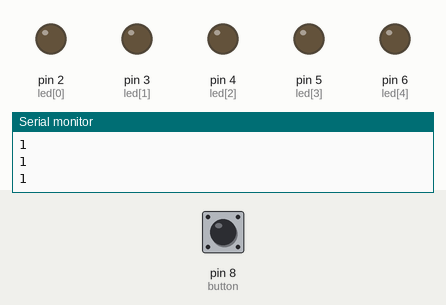
This sketch was run on a simulated Arduino Uno, built with avr-gcc and run on an emulated ATmega328P. On the bench: output pins drawn as LEDs (lit = HIGH), the last lines printed to the serial monitor. Inputs (shaded band) come from the test bench; at power-on: pin 8 (button) HIGH. Random numbers use the default seed unless the sketch sets one.

Above: at 2.2 s.
2.3 s: pin 8 (button) pulled LOW for 0.15 s
At 5.9 s:
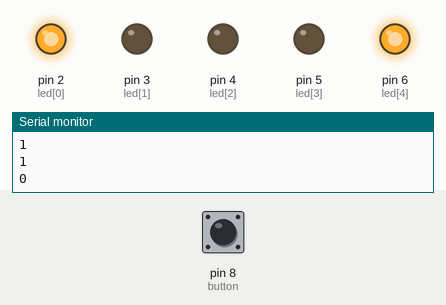
At 7.7 s:
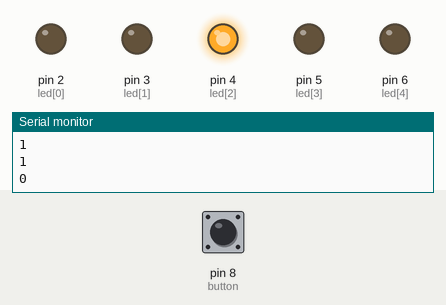
Timing chart, 0 to 11.3 s (numbered marks = the images above; inputs shaded):
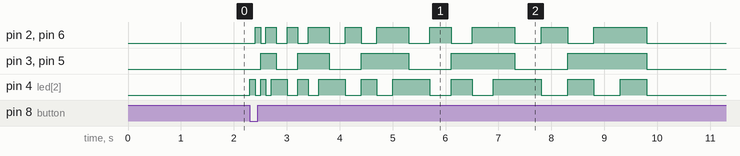

Measured:
- after the input at 2.3 s, pin 2 (led[0]): LOW → HIGH after 0.10 s, → LOW 0.10 s later, → HIGH 0.10 s later, → LOW 0.20 s later, … (20 changes in this stretch); pin 3 (led[1]): LOW → HIGH after 0.20 s, → LOW 0.30 s later, → HIGH 0.40 s later, → LOW 0.60 s later, … (10 changes in this stretch)

The sketch:

dice_Genuino.ino
```cpp
  int button=8;
  int led[5]={2,3,4,5,6};


//_______________________________ fonction allumage des dé
 void showZero()
    {
      digitalWrite(led[0], LOW);
      digitalWrite(led[1], LOW);
      digitalWrite(led[2], LOW);
      digitalWrite(led[3], LOW);
      digitalWrite(led[4], LOW);
    }
    void showOne()
    {
      digitalWrite(led[0], LOW);
      digitalWrite(led[1], LOW);
      digitalWrite(led[2], HIGH);
      digitalWrite(led[3], LOW);
      digitalWrite(led[4], LOW);
    }
    void showTwo()
    {
      digitalWrite(led[0], HIGH);
      digitalWrite(led[1], LOW);
      digitalWrite(led[2], LOW);
      digitalWrite(led[3], LOW);
      digitalWrite(led[4], HIGH);
    }
    void showThree()
    {
      digitalWrite(led[0], LOW);
      digitalWrite(led[1], HIGH);
      digitalWrite(led[2], HIGH);
      digitalWrite(led[3], HIGH);
      digitalWrite(led[4], LOW);
    }
    void showFour()
    {
      digitalWrite(led[0], HIGH);
      digitalWrite(led[1], HIGH);
      digitalWrite(led[2], LOW);
      digitalWrite(led[3], HIGH);
      digitalWrite(led[4], HIGH);
    }
    void showFive(){
      digitalWrite(led[0], HIGH);
      digitalWrite(led[1], HIGH);
      digitalWrite(led[2], HIGH);
      digitalWrite(led[3], HIGH);
      digitalWrite(led[4], HIGH);
    }
//______________________________ End


void setup() { //___________________________________
  Serial.begin(9600);
  randomSeed(analogRead(0));


  delay(1000);

  pinMode(led[0], OUTPUT);
  pinMode(led[1], OUTPUT);
  pinMode(led[2], OUTPUT);
  pinMode(led[3], OUTPUT);
  pinMode(led[4], OUTPUT);
  pinMode(button, INPUT_PULLUP);

} //_________________________________________________

void loop() {
  int randomNumb = random(6);
  bool buttonState=digitalRead(button);
  Serial.println(buttonState);

//________________________ appelle des fonction pour allumer leds
if(buttonState==LOW)
{
  int wait=100;
  for (int i=0; i<5; i++)
  {
    showOne();
    delay(wait);
    showTwo();
    delay(wait);
    showThree();
    delay(wait);
    showFour();
    delay(wait);
    showFive();
    delay(wait);
    wait +=100;
  }

  if(randomNumb == 0)
  {
    showZero();
    delay(1000);
  }
  else if(randomNumb == 1)
  {
    showOne();
    delay(1000);
  }
  else if (randomNumb ==2)
  {
    showTwo();
    delay(1000);
  }
  else if(randomNumb ==3)
  {
    showThree();
    delay(1000);
  }
  else if(randomNumb ==4)
  {
    showFour();
    delay(1000);
  }
  else if(randomNumb ==5)
  {
    showFive();
    delay(1000);
  }
}
//________________________End

   delay(10);


}
```
